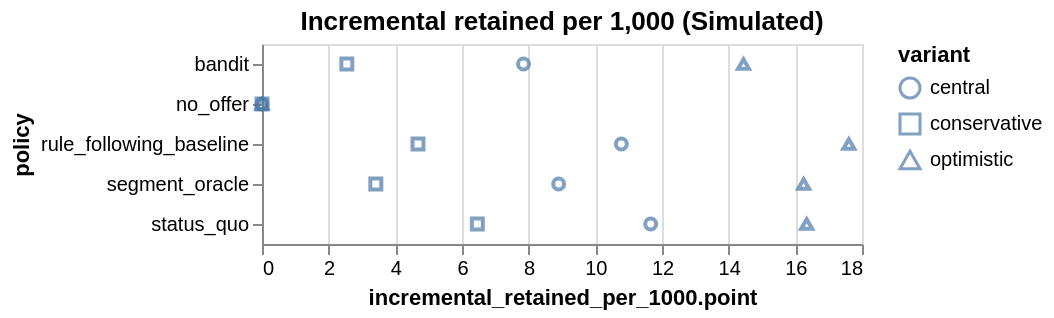

Source (Vega-Lite JSON):
### Vega-Lite specification from a JSON file in a GitHub repository (floating-point values rounded to 4 significant figures)
{"$schema": "https://vega.github.io/schema/vega-lite/v5.json", "data": {"values": [{"cost_per_incremental_retained": null, "discount_cost_total": 0.0, "exploration_rate": null, "incremental_retained_per_1000": {"hi": 0.0, "lo": 0.0, "point": 0.0}, "ltv_proxy_per_member": {"hi": 345.7, "lo": 344.6, "point": 345.1}, "max_offers_in_a_month": 0, "n_members": 200000, "no_offer_share": 1.0, "offers_per_member_month": {"hi": 0.0, "lo": 0.0, "point": 0.0}, "policy": "no_offer", "respectful": true, "retained_per_1000": {"hi": 860.2, "lo": 857.2, "point": 858.7}, "retained_per_1000_at_risk": {"hi": 366.4, "lo": 355.1, "point": 360.7}, "spend": [{"budget": 0.0, "face_value_committed": 0.0, "period": 1, "realised_cost": 0.0}, {"budget": 0.0, "face_value_committed": 0.0, "period": 2, "realised_cost": 0.0}, {"budget": 0.0, "face_value_committed": 0.0, "period": 3, "realised_cost": 0.0}], "variant": "conservative", "violations": {"R1": 0, "R2": 0, "R3": 0, "R7": 0, "R8": 0}}, {"cost_per_incremental_retained": {"hi": 363.1, "lo": 330.9, "point": 346.2}, "discount_cost_total": 447300.0, "exploration_rate": null, "incremental_retained_per_1000": {"hi": 6.821, "lo": 6.098, "point": 6.46}, "ltv_proxy_per_member": {"hi": 345.9, "lo": 344.8, "point": 345.3}, "max_offers_in_a_month": 1, "n_members": 200000, "no_offer_share": 0.9564, "offers_per_member_month": {"hi": 0.04442, "lo": 0.0429, "point": 0.04364}, "policy": "status_quo", "respectful": false, "retained_per_1000": {"hi": 866.6, "lo": 863.7, "point": 865.1}, "retained_per_1000_at_risk": {"hi": 414.4, "lo": 402.7, "point": 408.5}, "spend": [{"budget": 600000.0, "face_value_committed": 600000.0, "period": 1, "realised_cost": 145100.0}, {"budget": 600000.0, "face_value_committed": 600000.0, "period": 2, "realised_cost": 150000.0}, {"budget": 600000.0, "face_value_committed": 600000.0, "period": 3, "realised_cost": 152200.0}], "variant": "conservative", "violations": {"R1": 7361, "R2": 24799, "R3": 0, "R7": 0, "R8": 0}}, {"cost_per_incremental_retained": {"hi": 339.7, "lo": 299.3, "point": 318.5}, "discount_cost_total": 298100.0, "exploration_rate": null, "incremental_retained_per_1000": {"hi": 5.021, "lo": 4.336, "point": 4.68}, "ltv_proxy_per_member": {"hi": 345.7, "lo": 344.5, "point": 345.1}, "max_offers_in_a_month": 1, "n_members": 200000, "no_offer_share": 0.9188, "offers_per_member_month": {"hi": 0.08222, "lo": 0.08024, "point": 0.08121}, "policy": "rule_following_baseline", "respectful": true, "retained_per_1000": {"hi": 864.8, "lo": 861.9, "point": 863.4}, "retained_per_1000_at_risk": {"hi": 401.2, "lo": 389.5, "point": 395.3}, "spend": [{"budget": 600000.0, "face_value_committed": 0.0, "period": 1, "realised_cost": 0.0}, {"budget": 600000.0, "face_value_committed": 600000.0, "period": 2, "realised_cost": 143800.0}, {"budget": 600000.0, "face_value_committed": 600000.0, "period": 3, "realised_cost": 154300.0}], "variant": "conservative", "violations": {"R1": 0, "R2": 0, "R3": 0, "R7": 0, "R8": 0}}, {"cost_per_incremental_retained": {"hi": 228.0, "lo": 185.6, "point": 205.0}, "discount_cost_total": 104400.0, "exploration_rate": 0.0278, "incremental_retained_per_1000": {"hi": 2.83, "lo": 2.264, "point": 2.545}, "ltv_proxy_per_member": {"hi": 346.0, "lo": 344.8, "point": 345.4}, "max_offers_in_a_month": 1, "n_members": 200000, "no_offer_share": 0.8879, "offers_per_member_month": {"hi": 0.1132, "lo": 0.1111, "point": 0.1121}, "policy": "bandit", "respectful": true, "retained_per_1000": {"hi": 862.7, "lo": 859.7, "point": 861.2}, "retained_per_1000_at_risk": {"hi": 384.3, "lo": 372.5, "point": 378.3}, "spend": [{"budget": 600000.0, "face_value_committed": 39980.0, "period": 1, "realised_cost": 4989.0}, {"budget": 600000.0, "face_value_committed": 600000.0, "period": 2, "realised_cost": 36800.0}, {"budget": 600000.0, "face_value_committed": 185700.0, "period": 3, "realised_cost": 62570.0}], "variant": "conservative", "violations": {"R1": 0, "R2": 0, "R3": 0, "R7": 0, "R8": 0}}, {"cost_per_incremental_retained": {"hi": 61.21, "lo": 50.2, "point": 55.47}, "discount_cost_total": 37890.0, "exploration_rate": null, "incremental_retained_per_1000": {"hi": 3.672, "lo": 3.167, "point": 3.415}, "ltv_proxy_per_member": {"hi": 346.9, "lo": 345.8, "point": 346.3}, "max_offers_in_a_month": 1, "n_members": 200000, "no_offer_share": 0.8904, "offers_per_member_month": {"hi": 0.1105, "lo": 0.1086, "point": 0.1096}, "policy": "segment_oracle", "respectful": true, "retained_per_1000": {"hi": 863.6, "lo": 860.6, "point": 862.1}, "retained_per_1000_at_risk": {"hi": 379.4, "lo": 368.0, "point": 373.7}, "spend": [{"budget": 600000.0, "face_value_committed": 0.0, "period": 1, "realised_cost": 0.0}, {"budget": 600000.0, "face_value_committed": 274300.0, "period": 2, "realised_cost": 17630.0}, {"budget": 600000.0, "face_value_committed": 42500.0, "period": 3, "realised_cost": 20260.0}], "variant": "conservative", "violations": {"R1": 0, "R2": 0, "R3": 0, "R7": 0, "R8": 0}}, {"cost_per_incremental_retained": null, "discount_cost_total": 0.0, "exploration_rate": null, "incremental_retained_per_1000": {"hi": 0.0, "lo": 0.0, "point": 0.0}, "ltv_proxy_per_member": {"hi": 345.7, "lo": 344.6, "point": 345.1}, "max_offers_in_a_month": 0, "n_members": 200000, "no_offer_share": 1.0, "offers_per_member_month": {"hi": 0.0, "lo": 0.0, "point": 0.0}, "policy": "no_offer", "respectful": true, "retained_per_1000": {"hi": 860.2, "lo": 857.2, "point": 858.7}, "retained_per_1000_at_risk": {"hi": 366.4, "lo": 355.1, "point": 360.7}, "spend": [{"budget": 0.0, "face_value_committed": 0.0, "period": 1, "realised_cost": 0.0}, {"budget": 0.0, "face_value_committed": 0.0, "period": 2, "realised_cost": 0.0}, {"budget": 0.0, "face_value_committed": 0.0, "period": 3, "realised_cost": 0.0}], "variant": "central", "violations": {"R1": 0, "R2": 0, "R3": 0, "R7": 0, "R8": 0}}, {"cost_per_incremental_retained": {"hi": 297.6, "lo": 280.4, "point": 288.7}, "discount_cost_total": 673300.0, "exploration_rate": null, "incremental_retained_per_1000": {"hi": 12.13, "lo": 11.19, "point": 11.66}, "ltv_proxy_per_member": {"hi": 346.6, "lo": 345.5, "point": 346.0}, "max_offers_in_a_month": 1, "n_members": 200000, "no_offer_share": 0.9562, "offers_per_member_month": {"hi": 0.04461, "lo": 0.04301, "point": 0.04379}, "policy": "status_quo", "respectful": false, "retained_per_1000": {"hi": 871.8, "lo": 868.9, "point": 870.3}, "retained_per_1000_at_risk": {"hi": 453.1, "lo": 441.1, "point": 447.0}, "spend": [{"budget": 600000.0, "face_value_committed": 600000.0, "period": 1, "realised_cost": 215300.0}, {"budget": 600000.0, "face_value_committed": 600000.0, "period": 2, "realised_cost": 226000.0}, {"budget": 600000.0, "face_value_committed": 600000.0, "period": 3, "realised_cost": 232000.0}], "variant": "central", "violations": {"R1": 6540, "R2": 24950, "R3": 0, "R7": 0, "R8": 0}}, {"cost_per_incremental_retained": {"hi": 219.0, "lo": 203.9, "point": 211.2}, "discount_cost_total": 455300.0, "exploration_rate": null, "incremental_retained_per_1000": {"hi": 11.24, "lo": 10.31, "point": 10.78}, "ltv_proxy_per_member": {"hi": 346.9, "lo": 345.8, "point": 346.4}, "max_offers_in_a_month": 1, "n_members": 200000, "no_offer_share": 0.9155, "offers_per_member_month": {"hi": 0.08554, "lo": 0.08345, "point": 0.08448}, "policy": "rule_following_baseline", "respectful": true, "retained_per_1000": {"hi": 870.9, "lo": 868.0, "point": 869.5}, "retained_per_1000_at_risk": {"hi": 446.6, "lo": 434.4, "point": 440.5}, "spend": [{"budget": 600000.0, "face_value_committed": 0.0, "period": 1, "realised_cost": 0.0}, {"budget": 600000.0, "face_value_committed": 600000.0, "period": 2, "realised_cost": 215600.0}, {"budget": 600000.0, "face_value_committed": 600000.0, "period": 3, "realised_cost": 239600.0}], "variant": "central", "violations": {"R1": 0, "R2": 0, "R3": 0, "R7": 0, "R8": 0}}, {"cost_per_incremental_retained": {"hi": 102.6, "lo": 91.81, "point": 97.03}, "discount_cost_total": 152200.0, "exploration_rate": 0.01874, "incremental_retained_per_1000": {"hi": 8.247, "lo": 7.445, "point": 7.845}, "ltv_proxy_per_member": {"hi": 347.9, "lo": 346.7, "point": 347.3}, "max_offers_in_a_month": 1, "n_members": 200000, "no_offer_share": 0.8469, "offers_per_member_month": {"hi": 0.1543, "lo": 0.1519, "point": 0.1531}, "policy": "bandit", "respectful": true, "retained_per_1000": {"hi": 868.0, "lo": 865.0, "point": 866.5}, "retained_per_1000_at_risk": {"hi": 412.9, "lo": 400.9, "point": 406.9}, "spend": [{"budget": 600000.0, "face_value_committed": 33450.0, "period": 1, "realised_cost": 7183.0}, {"budget": 600000.0, "face_value_committed": 600000.0, "period": 2, "realised_cost": 56280.0}, {"budget": 600000.0, "face_value_committed": 192200.0, "period": 3, "realised_cost": 88780.0}], "variant": "central", "violations": {"R1": 0, "R2": 0, "R3": 0, "R7": 0, "R8": 0}}, {"cost_per_incremental_retained": {"hi": 32.64, "lo": 27.8, "point": 30.17}, "discount_cost_total": 53700.0, "exploration_rate": null, "incremental_retained_per_1000": {"hi": 9.299, "lo": 8.497, "point": 8.9}, "ltv_proxy_per_member": {"hi": 349.0, "lo": 347.8, "point": 348.4}, "max_offers_in_a_month": 1, "n_members": 200000, "no_offer_share": 0.8487, "offers_per_member_month": {"hi": 0.1525, "lo": 0.1501, "point": 0.1513}, "policy": "segment_oracle", "respectful": true, "retained_per_1000": {"hi": 869.0, "lo": 866.1, "point": 867.6}, "retained_per_1000_at_risk": {"hi": 401.1, "lo": 389.5, "point": 395.3}, "spend": [{"budget": 600000.0, "face_value_committed": 0.0, "period": 1, "realised_cost": 0.0}, {"budget": 600000.0, "face_value_committed": 255000.0, "period": 2, "realised_cost": 22830.0}, {"budget": 600000.0, "face_value_committed": 54270.0, "period": 3, "realised_cost": 30880.0}], "variant": "central", "violations": {"R1": 0, "R2": 0, "R3": 0, "R7": 0, "R8": 0}}, {"cost_per_incremental_retained": null, "discount_cost_total": 0.0, "exploration_rate": null, "incremental_retained_per_1000": {"hi": 0.0, "lo": 0.0, "point": 0.0}, "ltv_proxy_per_member": {"hi": 345.7, "lo": 344.6, "point": 345.1}, "max_offers_in_a_month": 0, "n_members": 200000, "no_offer_share": 1.0, "offers_per_member_month": {"hi": 0.0, "lo": 0.0, "point": 0.0}, "policy": "no_offer", "respectful": true, "retained_per_1000": {"hi": 860.2, "lo": 857.2, "point": 858.7}, "retained_per_1000_at_risk": {"hi": 366.4, "lo": 355.1, "point": 360.7}, "spend": [{"budget": 0.0, "face_value_committed": 0.0, "period": 1, "realised_cost": 0.0}, {"budget": 0.0, "face_value_committed": 0.0, "period": 2, "realised_cost": 0.0}, {"budget": 0.0, "face_value_committed": 0.0, "period": 3, "realised_cost": 0.0}], "variant": "optimistic", "violations": {"R1": 0, "R2": 0, "R3": 0, "R7": 0, "R8": 0}}, {"cost_per_incremental_retained": {"hi": 275.9, "lo": 263.9, "point": 269.8}, "discount_cost_total": 881700.0, "exploration_rate": null, "incremental_retained_per_1000": {"hi": 16.89, "lo": 15.81, "point": 16.34}, "ltv_proxy_per_member": {"hi": 347.1, "lo": 346.0, "point": 346.5}, "max_offers_in_a_month": 1, "n_members": 200000, "no_offer_share": 0.9561, "offers_per_member_month": {"hi": 0.04476, "lo": 0.04311, "point": 0.04392}, "policy": "status_quo", "respectful": false, "retained_per_1000": {"hi": 876.4, "lo": 873.6, "point": 875.0}, "retained_per_1000_at_risk": {"hi": 488.0, "lo": 475.5, "point": 481.6}, "spend": [{"budget": 600000.0, "face_value_committed": 600000.0, "period": 1, "realised_cost": 280800.0}, {"budget": 600000.0, "face_value_committed": 600000.0, "period": 2, "realised_cost": 294100.0}, {"budget": 600000.0, "face_value_committed": 600000.0, "period": 3, "realised_cost": 306900.0}], "variant": "optimistic", "violations": {"R1": 5538, "R2": 25079, "R3": 0, "R7": 0, "R8": 0}}, {"cost_per_incremental_retained": {"hi": 175.9, "lo": 166.6, "point": 171.2}, "discount_cost_total": 603000.0, "exploration_rate": null, "incremental_retained_per_1000": {"hi": 18.18, "lo": 17.03, "point": 17.61}, "ltv_proxy_per_member": {"hi": 348.6, "lo": 347.5, "point": 348.0}, "max_offers_in_a_month": 1, "n_members": 200000, "no_offer_share": 0.9118, "offers_per_member_month": {"hi": 0.08934, "lo": 0.08712, "point": 0.08821}, "policy": "rule_following_baseline", "respectful": true, "retained_per_1000": {"hi": 877.7, "lo": 874.9, "point": 876.3}, "retained_per_1000_at_risk": {"hi": 497.1, "lo": 484.9, "point": 491.0}, "spend": [{"budget": 600000.0, "face_value_committed": 0.0, "period": 1, "realised_cost": 0.0}, {"budget": 600000.0, "face_value_committed": 600000.0, "period": 2, "realised_cost": 283300.0}, {"budget": 600000.0, "face_value_committed": 600000.0, "period": 3, "realised_cost": 319600.0}], "variant": "optimistic", "violations": {"R1": 0, "R2": 0, "R3": 0, "R7": 0, "R8": 0}}, {"cost_per_incremental_retained": {"hi": 68.94, "lo": 62.79, "point": 65.81}, "discount_cost_total": 190100.0, "exploration_rate": 0.01619, "incremental_retained_per_1000": {"hi": 15.0, "lo": 13.9, "point": 14.45}, "ltv_proxy_per_member": {"hi": 350.2, "lo": 349.1, "point": 349.6}, "max_offers_in_a_month": 1, "n_members": 200000, "no_offer_share": 0.819, "offers_per_member_month": {"hi": 0.1824, "lo": 0.1796, "point": 0.181}, "policy": "bandit", "respectful": true, "retained_per_1000": {"hi": 874.5, "lo": 871.7, "point": 873.1}, "retained_per_1000_at_risk": {"hi": 449.7, "lo": 437.6, "point": 443.6}, "spend": [{"budget": 600000.0, "face_value_committed": 34600.0, "period": 1, "realised_cost": 9515.0}, {"budget": 600000.0, "face_value_committed": 568800.0, "period": 2, "realised_cost": 70590.0}, {"budget": 600000.0, "face_value_committed": 182400.0, "period": 3, "realised_cost": 110000.0}], "variant": "optimistic", "violations": {"R1": 0, "R2": 0, "R3": 0, "R7": 0, "R8": 0}}, {"cost_per_incremental_retained": {"hi": 23.26, "lo": 20.18, "point": 21.71}, "discount_cost_total": 70540.0, "exploration_rate": null, "incremental_retained_per_1000": {"hi": 16.82, "lo": 15.7, "point": 16.25}, "ltv_proxy_per_member": {"hi": 351.6, "lo": 350.5, "point": 351.0}, "max_offers_in_a_month": 1, "n_members": 200000, "no_offer_share": 0.7563, "offers_per_member_month": {"hi": 0.2453, "lo": 0.2422, "point": 0.2437}, "policy": "segment_oracle", "respectful": true, "retained_per_1000": {"hi": 876.3, "lo": 873.5, "point": 874.9}, "retained_per_1000_at_risk": {"hi": 436.0, "lo": 424.1, "point": 430.1}, "spend": [{"budget": 600000.0, "face_value_committed": 0.0, "period": 1, "realised_cost": 0.0}, {"budget": 600000.0, "face_value_committed": 257200.0, "period": 2, "realised_cost": 28690.0}, {"budget": 600000.0, "face_value_committed": 62240.0, "period": 3, "realised_cost": 41850.0}], "variant": "optimistic", "violations": {"R1": 0, "R2": 0, "R3": 0, "R7": 0, "R8": 0}}]}, "encoding": {"shape": {"field": "variant"}, "x": {"field": "incremental_retained_per_1000.point", "type": "quantitative"}, "y": {"field": "policy"}}, "mark": "point", "title": "Incremental retained per 1,000 (Simulated)"}
